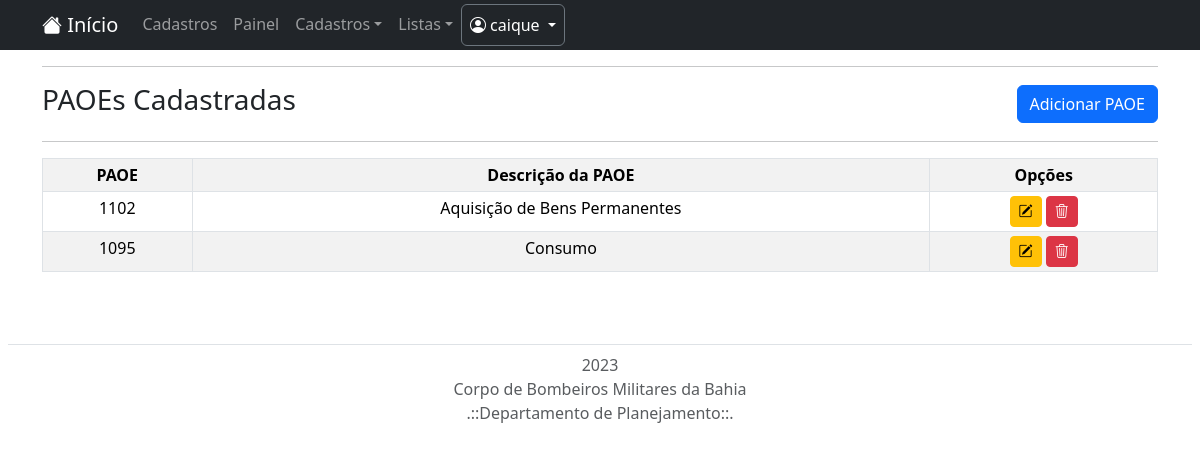
Page /lista/paoe/ (signed in) on the earlier database version.
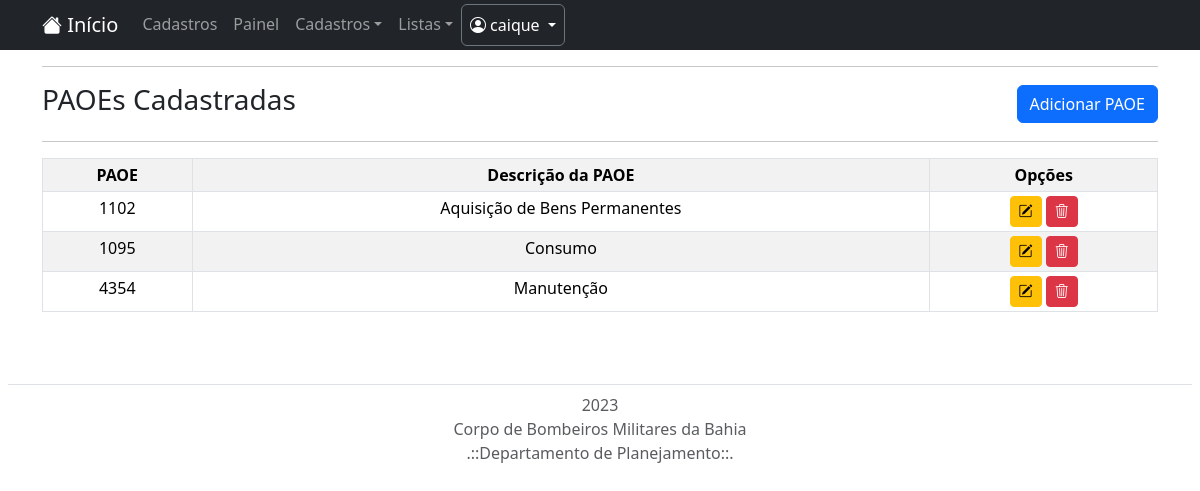
Same page on the later database version.
### cadastro/models.py (models this page shows, shortened)
class Paoe(models.Model):
    paoe = models.CharField(verbose_name="PAOE", max_length=150)
    desc_paoe = models.CharField(max_length=150, verbose_name="Descrição da PAOE" )
    class Meta:
        constraints = [
            models.UniqueConstraint(fields=['paoe'], name='paoe repetida')
        ]

### cadastro/views.py (the view)
# urls.py: path('lista/paoe/', PaoeList.as_view(), name='listar-paoe'),
class PaoeList(LoginRequiredMixin, ListView):
    login_url = reverse_lazy('login')
    model = Paoe
    template_name = 'cadastros/listas/paoe.html'

### cadastro/templates/cadastros/listas/paoe.html
{% extends 'paginas/modelo.html' %}
{% load static %}
{% block conteudo %}
<div class="container">
    <hr>
    <div class="d-md-flex flex-md-row-reverse align-items-center justify-content-between">
        <div class="mb-3 mb-md-0 d-flex text-nowrap">
        <a href="{% url 'cadastrar-paoe' %}" class="btn btn-primary btn-md rounded-2" title="Cadastrar nova PAOE">Adicionar PAOE</a>
        </div>
        <h3>PAOEs Cadastradas</h3>
    </div>
</div>
<div class = 'container '>
    <hr>
    <table border=1 class="table table-striped table-bordered table-sm">
        <tr align="center" thead-dark>
            <th>PAOE</th>
            <th>Descrição da PAOE</th>
            <th>Opções</th>
        </tr>
        {% for Paoe in object_list %}
        <tr>
            <td align="center">{{ Paoe.paoe }}</td>
            <td align="center">{{ Paoe.desc_paoe }}</td>
            <td align="center">
                <a href="{% url 'editar-paoe' Paoe.pk %}" class="btn btn-warning btn-sm" title="Editar">
                    <i class="bi bi-pencil-square" aria-hidden="true"></i>
                </a>
                <a href="{% url 'excluir-paoe' Paoe.pk %}" class="btn btn-danger btn-sm" title="Excluir">
                    <i class="bi bi-trash3" aria-hidden="true"></i>
                </a>
            </td>
        </tr>
        {% empty %}
        <tr>
            <td colspan="5"> Nenhum campo registrado.</td>
        </tr>
        {% endfor %}
    </table>
</div>
{% endblock %}

### app_controle_processos/templates/paginas/modelo.html (shortened to what this page needs)
{% load static %}
<!DOCTYPE html>
<html lang="pt-br">
    <head>
    {% block bootstrap %}
        <link href="https://cdn.jsdelivr.net/npm/bootstrap@5.3.2/dist/css/bootstrap.min.css" rel="stylesheet">
        <link rel="stylesheet" href="https://cdn.jsdelivr.net/npm/bootstrap-icons@1.11.2/font/bootstrap-icons.min.css">
    {% endblock %}
    </head>
    <body>
        {% block navbar %}
        <nav class="navbar navbar-expand-lg navbar-dark bg-dark p-1 ">
            <div class="container">
                <a class="navbar-brand" href="{% url 'home' %}">
                    <i class="bi bi-house-fill" aria-hidden="true"></i>
                    Início
                </a>
                <div class="collapse navbar-collapse" id="navbarNavDropdown">
                    <ul class="navbar-nav">
                        {% if request.user.is_authenticated %}
                        <ul class="navbar-nav">
                            <li class="nav-item">
                                <a class="nav-link" href="{% url 'cadastro' %}">Cadastros</a>
                            </li>
                        </ul>
                        <ul class="navbar-nav">
                            <li class="nav-item">
                                <a class="nav-link" href="{% url 'painel' %}">Painel</a>
                            </li>
                        </ul>
                        <li class="nav-item dropdown">
                            <a class="nav-link dropdown-toggle" href="#" id="navbarDropdownMenuLink" role="button" data-bs-toggle="dropdown" aria-expanded="false">Cadastros</a>
                        </li>
                        <li class="nav-item dropdown">
                            <a class="nav-link dropdown-toggle" href="#" id="navbarDropdownMenuLink" role="button" data-bs-toggle="dropdown" aria-expanded="false">Listas</a>
                        </li>
                    <ul class="navbar-nav ">
                        <li class="nav-item dropdown">
                            <a class="nav-link dropdown-toggle text-white text-center border rounded border-secondary mx-auto" href="{% url 'login' %}"
                                id="navbarDropdownMenuLink" role="button" data-bs-toggle="dropdown" aria-expanded="false"
                                aria-haspopup="true">
                                <i class="bi bi-person-circle" aria-hidden="true"></i>
                                <span id="username">{{ user.username }}</span>
                            </a>
                        </li>
                        {% endif %}
                    </ul>
                </div>
            </div>
        </nav>
        {% endblock %}
        {% block conteudo %}
        {% endblock %}
{% block script-js-boots %}
</body>
{% endblock %}
{% block footer %}
    <div class="footer  mt-auto ">
        <footer class="py-3 my-4 p-2 ">
                <ul class="nav nav-pills justify-content-center border-bottom pb-3 mb-2 ">
                </ul>
                <p class="text-center text-muted">2023 <br> Corpo de Bombeiros Militares da Bahia <br> .::Departamento de Planejamento::.</p>
        </footer>
    </div>
{% endblock %}
</html>

Differences in the rows shown:
added Paoe: paoe "4354", desc_paoe "Manutenção"
